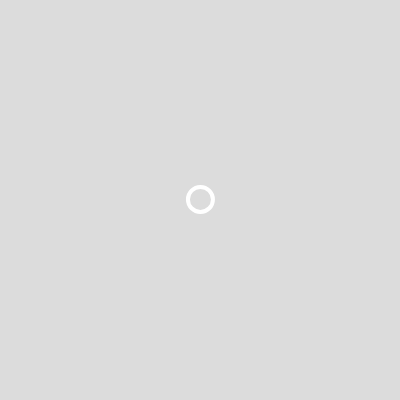
Frame 1 (no input)
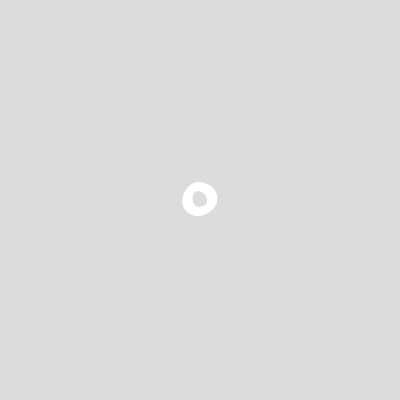
Frame 60 (no input)
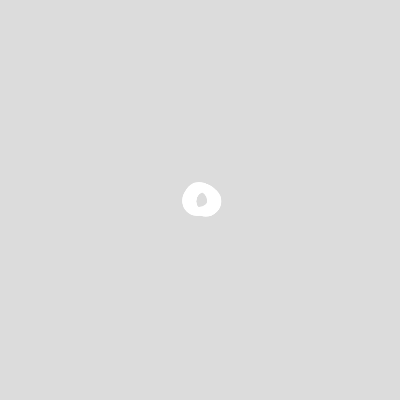
Frame 120 (the mouse pressed at the canvas centre since frame 60)

The p5.js sketch that drew these frames (run headless with seeded random() and noise() and a simulated clock; from frame 60 on, the mouse is pressed at the canvas centre):

// p5.js sketch
// ── sketch.js
class Walker {
  constructor(posX, posY) {
    this.posX = posX;
    this.posY = posY;
  }

  show() {
    stroke(255);
    strokeWeight(4);
    noFill();
    ellipse(this.posX, this.posY, 25, 25);
  }

  step() {
    let stepX = random(-1, 1); // possible steps along x axis
    let stepY = random(-1, 1); // y axis

    this.posX += stepX;
    this.posY += stepY;
  }
}

let walker;

function setup() {
  createCanvas(400, 400);
  background(220);
  walker = new Walker(width / 2, height / 2);
}

function draw() {
  walker.step();
  walker.show();
}
